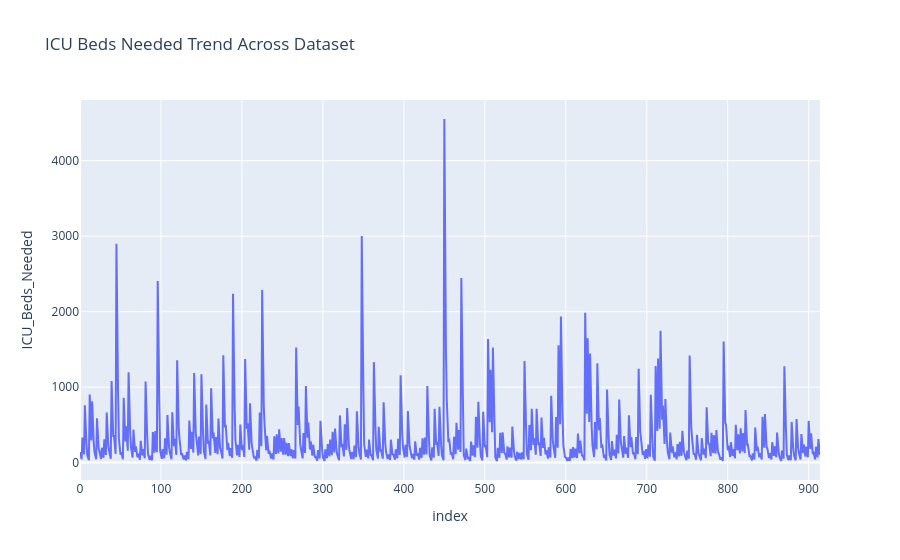

Here is the notebook cell this chart was saved with:
### Markdown cell above
# ICU Beds Needed Trend Across Dataset

### Code cell
fig = px.line(df,
              x=df.index,
              y='ICU_Beds_Needed',
              title='ICU Beds Needed Trend Across Dataset')

fig.show()

### Figure 1 — Plotly figure (JSON) as saved in the notebook; plotly's stock layout.template omitted (floating-point values rounded to 4 significant figures; data arrays with more than 128 entries replaced by an {"elided": "..."} marker saying what was removed)
{"data": [{"hovertemplate": "index=%{x}<br>ICU_Beds_Needed=%{y}<extra></extra>", "legendgroup": "", "line": {"color": "#636efa", "dash": "solid"}, "marker": {"symbol": "circle"}, "mode": "lines", "name": "", "orientation": "v", "showlegend": false, "type": "scatter", "x": {"elided": "915 int values"}, "xaxis": "x", "y": {"elided": "915 int values"}, "yaxis": "y"}], "layout": {"legend": {"tracegroupgap": 0}, "title": {"text": "ICU Beds Needed Trend Across Dataset"}, "xaxis": {"anchor": "y", "domain": [0, 1], "title": {"text": "index"}}, "yaxis": {"anchor": "x", "domain": [0, 1], "title": {"text": "ICU_Beds_Needed"}}}}
